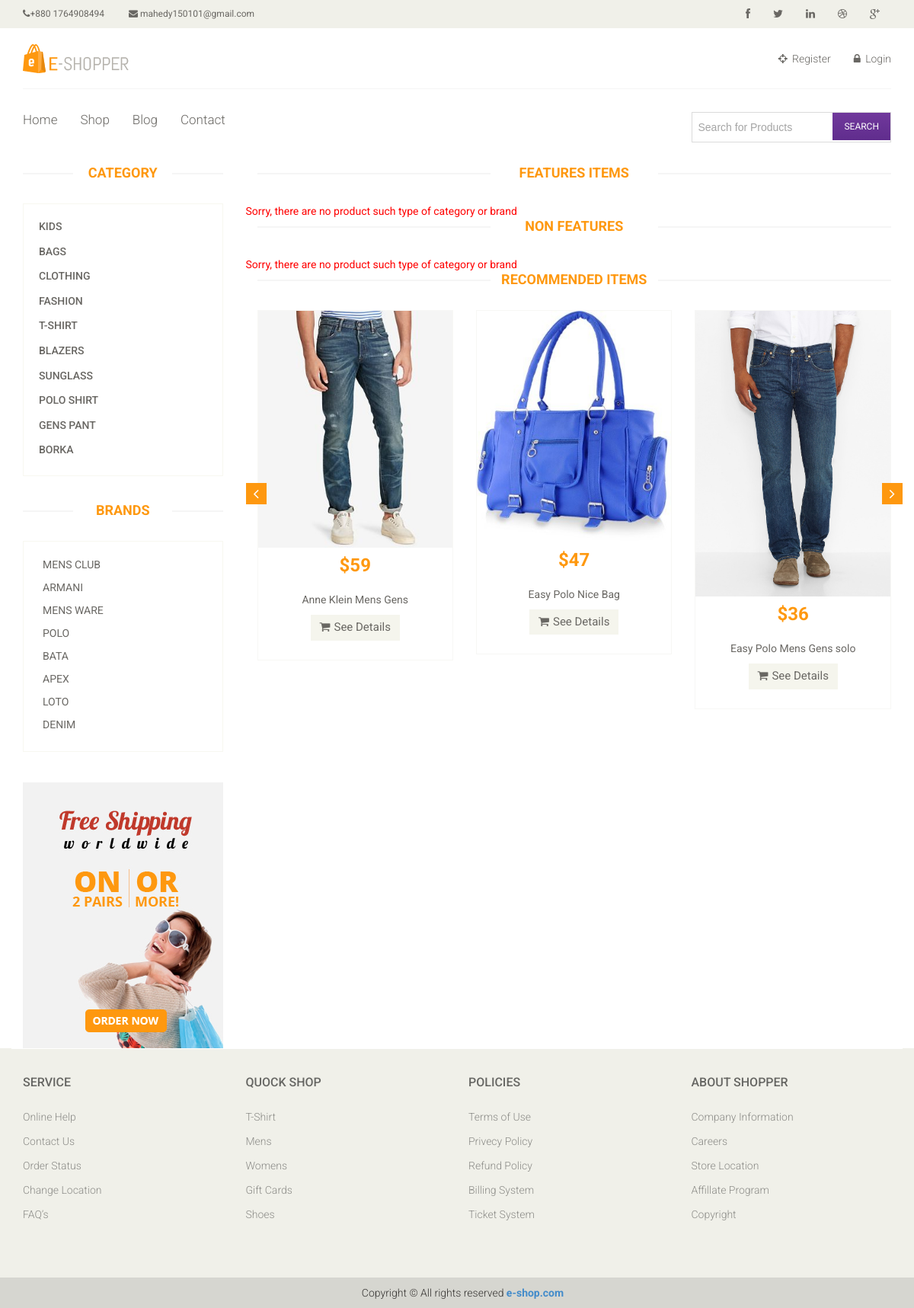
The page /categoryproduct?cat_id=1 on the database its author committed.
### tables this page shows
CREATE TABLE `tbl_address` (
  `id` int(11) NOT NULL,
  `phone` varchar(32) NOT NULL,
  `email` varchar(32) NOT NULL
);

CREATE TABLE `tbl_category` (
  `id` int(11) NOT NULL,
  `cat_name` varchar(55) NOT NULL,
  `date` timestamp NOT NULL DEFAULT CURRENT_TIMESTAMP
);

CREATE TABLE `tbl_brand` (
  `id` int(11) NOT NULL,
  `brand_name` varchar(32) NOT NULL,
  `date` timestamp NOT NULL DEFAULT CURRENT_TIMESTAMP
);

CREATE TABLE `tbl_product` (
  `id` int(11) NOT NULL,
  `cat_id` int(11) NOT NULL,
  `brand_id` int(11) NOT NULL,
  `name` varchar(255) NOT NULL,
  `body` text NOT NULL,
  `price` float NOT NULL,
  `image` varchar(255) NOT NULL,
  `type` int(11) NOT NULL DEFAULT '0',
  `date` timestamp NOT NULL DEFAULT CURRENT_TIMESTAMP
);

### library/Database.php (called while the page is built, shortened)
<?php
Class Database{
	public $host   = DB_HOST;
	public $user   = DB_USER;
	public $pass   = DB_PASS;
	public $dbname = DB_NAME;
	public $link;
	private function connectDB(){
	$this->link = new mysqli($this->host, $this->user, $this->pass, $this->dbname);
     $this->link->query("set_character_setresults='utf8'");
     $this->link->set_charset("utf8");
   }
	public function select($query){
		$result = $this->link->query($query) or die($this->link->error.__LINE__);
		if($result->num_rows > 0){
			return $result;
		} else {
			return false;
		}
	}
}

### library/Session.php (called while the page is built, shortened)
<?php
class Session
{
	public static function get($key){
		if (isset($result)) {
			return $result;
		}else{
			return false;
		}
	}
}
?>

### classes/category.php (called while the page is built, shortened)
<?php
 $filepath = realpath(dirname(__FILE__));
 include_once ($filepath.'/../library/Database.php');
  class Category
  {
  	private $db;
  	function __construct()
  	{
  		$this->db = new Database();
  	}
    public function getCategoryName(){
       $query = "SELECT * FROM tbl_category";
              $result = $this->db->select($query);
               return $result;
    }
    public function getBrandsName(){
      $query = "SELECT * FROM tbl_brand";
              $result = $this->db->select($query);
               return $result;
    }
  }
?>

### categoryproduct.php (the view, shortened to what this page needs)
<?php include('include/header.php'); ?>
	<section>
		<div class="container">
			<div class="row">
			<?php include('include/sidebar.php'); ?>
				<div class="col-sm-9 padding-right">
<div class="features_items">
	<h2 class="title text-center">Features Items</h2>
          <?php
           if (isset($_GET["cat_id"])){
            $cat_id = preg_replace('/[^-a-zA-Z0-9_]/', '',$_GET['cat_id']);
              }
           else{
              	echo "<script> window.location = '404'; </script>";
              }
           $query = "SELECT * FROM tbl_product where cat_id='$cat_id' and type='0'";
           $result = $db->select($query);
              if ($result) {
              	  while ($data = $result->fetch_assoc()) {
			?>
	<div class="col-sm-4">
		<div class="product-image-wrapper">
			<div class="single-products">
					<div class="productinfo text-center">
						<img src="admin/<?php echo $data['image'];?>" alt="" />
						<h2>$<?php echo $data['price'];?></h2>
						<p><?php echo $data['name'];?></p>
						<a href="details?seeProductId=<?php echo $data['id'];?>" class="btn btn-default add-to-cart"><i class="fa fa-shopping-cart"></i>Add to cart</a>
						<a href="details?seeProductId=<?php echo $data['id'];?>" class="btn btn-default add-to-cart"><i class="fa fa-shopping-cart"></i>See Details</a>
					</div>
			</div>
		</div>
	</div>
	<?php } } else echo "<span style='color:red;'> Sorry, there are no product such type of category or brand </span>" ?>
</div>
<div class="features_items">
	<h2 class="title text-center">Non Features</h2>
     <?php
           if (isset($_GET["cat_id"])){
            $cat_id = preg_replace('/[^-a-zA-Z0-9_]/', '',$_GET['cat_id']);
              }
           $query = "SELECT * FROM tbl_product where cat_id='$cat_id' and type='1'";
           $result = $db->select($query);
              if ($result) {
              	  while ($data = $result->fetch_assoc()) {
	?>
	<div class="col-sm-4">
		<div class="product-image-wrapper">
			<div class="single-products">
					<div class="productinfo text-center">
					<img src="admin/<?php echo $data['image'];?>" alt="" />
						<h2>$<?php echo $data['price'];?></h2>
						<p><?php echo $data['name'];?></p>
						<a href="details?seeProductId=<?php echo $data['id'];?>" class="btn btn-default add-to-cart"><i class="fa fa-shopping-cart"></i>Add to cart</a>
						<a href="details?seeProductId=<?php echo $data['id'];?>" class="btn btn-default add-to-cart"><i class="fa fa-shopping-cart"></i>See Details</a>
					</div>
			</div>
		</div>
	</div>
	<?php } } else echo "<span style='color:red;'> Sorry, there are no product such type of category or brand </span>" ?>
</div>
	<div class="recommended_items">
		<h2 class="title text-center">recommended items</h2>					<div id="recommended-item-carousel" class="carousel slide" data-ride="carousel">
				<div class="carousel-inner">
					<div class="item active">
		 <?php
			 $query = "SELECT * FROM tbl_product order by rand() desc limit 3";
          	  $result = $db->select($query);
              if ($result) {
              	while ($data = $result->fetch_assoc()) {
           ?>
		<div class="col-sm-4">
			<div class="product-image-wrapper">
			<div class="single-products">
				<div class="productinfo text-center">
					<img src="admin/<?php echo $data['image'];?>" alt="" />
					<h2>$<?php echo $data['price'];?></h2>
					<p><?php echo $data['name'];?></p>
					<a href="details?seeProductId=<?php echo $data['id'];?>" class="btn btn-default add-to-cart"><i class="fa fa-shopping-cart"></i>See Details</a>
				</div>
			  </div>
			</div>
		</div>
		<?php } } ?>
	</div>
</div>
			 <a class="left recommended-item-control" href="#recommended-item-carousel" data-slide="prev">
				<i class="fa fa-angle-left"></i>
			  </a>
			  <a class="right recommended-item-control" href="#recommended-item-carousel" data-slide="next">
				<i class="fa fa-angle-right"></i>
			  </a>
		</div>
	</div>
</div>
</div>
</div>
</section>
	<?php include('include/footer.php'); ?>

### include/header.php (shortened to what this page needs)
<?php
include'library/Session.php';
?>
<?php include'library/Database.php'; ?>
<?php
     $db = new Database();
     $cart = new Cart();
 ?>
<!DOCTYPE html>
<html lang="en">
<head>
    <link href="css/bootstrap.min.css" rel="stylesheet">
    <link href="css/font-awesome.min.css" rel="stylesheet">
    <link href="css/prettyPhoto.css" rel="stylesheet">
    <link href="css/price-range.css" rel="stylesheet">
    <link href="css/animate.css" rel="stylesheet">
	<link href="css/main.css" rel="stylesheet">
	<link href="css/responsive.css" rel="stylesheet">
</head>
     <?php
            $path = $_SERVER['SCRIPT_FILENAME'];
            $current_page = basename($path,'.php');
      ?>
<body>
	<header id="header">
		<div class="header_top">
			<div class="container">
				<div class="row">
					<div class="col-sm-6">
						<div class="contactinfo">
	 <?php
        $query  = "SELECT * FROM tbl_address";
        $result = $db->select($query);
         if ($result) {
          while ( $data = $result->fetch_assoc()) {
       ?>
							<ul class="nav nav-pills">
								<li><a href="#"><i class="fa fa-phone"></i><?php  echo $data['phone'];?></a></li>
								<li><a href="#"><i class="fa fa-envelope"></i> <?php  echo $data['email'];?> </a></li>
							</ul>
							<?php } } ?>
						</div>
					</div>
					<div class="col-sm-6">
						<div class="social-icons pull-right">
							<ul class="nav navbar-nav">
								<li><a href="#"><i class="fa fa-facebook"></i></a></li>
								<li><a href="#"><i class="fa fa-twitter"></i></a></li>
								<li><a href="#"><i class="fa fa-linkedin"></i></a></li>
								<li><a href="#"><i class="fa fa-dribbble"></i></a></li>
								<li><a href="#"><i class="fa fa-google-plus"></i></a></li>
							</ul>
						</div>
					</div>
				</div>
			</div>
		</div>
		<div class="header-middle">
			<div class="container">
				<div class="row">
					<div class="col-sm-4">
						<div class="logo pull-left">
							<a href="index.php"><img src="images/home/logo.png" alt="" /></a>
						</div>
					</div>
					<div class="col-sm-8">
						<div class="shop-menu pull-right">
							<ul class="nav navbar-nav">
                              <?php
                              $login = Session::get("login");
                              if ($login) {
                              ?>
                             <li><a
        <?php
		  if ($current_page == 'checkout')
		  	{ echo 'id="active"';
		  }
		 ?>
                             	href="checkout"><i class="fa fa-crosshairs"></i> Checkout</a></li>
                             <li><a
        <?php
		  if ($current_page == 'cart')
		  	{ echo 'id="active"';
		  }
		 ?>
                              href="cart"><i class="fa fa-shopping-cart"></i> Cart
                                 <?php
                                 $getData = $cart->checkcartRow();
                                   if ($getData) {
                                        $sum = Session::get("sum");
                                        $count = Session::get("count");
                                       if ($sum){
                                      	echo "$".$sum." - ".$count." item";
                                     }
                                   }else{
                                   	echo "(empty)";
                                   	 }
                                 ?>
                              </a></li>
                             <li><a
        <?php
		  if ($current_page == 'profile')
		  	{ echo 'id="active"';
		  }
		 ?>
                              href="profile"><i class="fa fa-user"></i> Account</a></li>
							 <li><a href="?userid=<?php echo Session::get("userId"); ?>"><i class="fa fa-lock"></i> Logout</a></li>
							 <?php } else { ?>
							  <li><a
		<?php
		  if ($current_page == 'login')
		  	{ echo 'id="active"';
		  }
		 ?>
		  href="login"><i class="fa fa-crosshairs"></i> Register</a></li>
                              <li><a href="login"><i class="fa fa-lock"></i> Login</a></li>
                              <?php } ?>
							</ul>
						</div>
					</div>
				</div>
			</div>
		</div>
		<div class="header-bottom">
			<div class="container">
				<div class="row">
					<div class="col-sm-9">
<div class="mainmenu pull-left">
<ul class="nav navbar-nav collapse navbar-collapse">
	<li><a
		<?php
		  if ($current_page == 'index')
		  	{ echo 'id="active"';
		  }
		  ?>
	     href="index">Home</a></li>
	<li><a
		 <?php
		  if ($current_page == 'shop')
		  	{ echo 'id="active"';
		  }
		  ?>
		href="shop">Shop</a></li>
	<li><a
		<?php
		  if ($current_page == 'blog')
		  	{ echo 'id="active"';
		  }
		  ?>
      href="blog">Blog</a></li>
	<li><a
      <?php
		  if ($current_page == 'contact')
		  	{ echo 'id="active"';
		  }
	   ?>
	 href="contact">Contact</a></li>
</ul>
</div>
</div>
		<div class="col-sm-3">
			   <div class="search">
				    <form action="search.php" method="get">
				    	<input type="text" value="Search for Products" onfocus="this.value = '';" onblur="if (this.value == '') {this.value = 'Search for products';}" name="search">
				    	<input type="submit" value="SEARCH">
				    </form>
			    </div>
		</div>
				</div>
			</div>
		</div>
	</header>

### include/sidebar.php
<?php include('classes/category.php'); ?>
<div class="col-sm-3">
					<div class="left-sidebar">
						<h2>Category</h2>
						<div class="panel-group category-products" id="accordian">
					<?php
					      $cat = new Category();
                          $category = $cat->getCategoryName();
                          if($category){
                          	while ( $data = $category->fetch_assoc()) {
					?>
							<div class="panel panel-default">
								<div class="panel-heading">
<h4 class="panel-title"><a href="categoryproduct?cat_id=<?php echo $data['id']; ?>"><?php echo $data['cat_name']; ?></a></h4>
			                  </div>
							</div>
							<?php } } ?>
						</div>
						<div class="brands_products">
							<h2>Brands</h2>
							<div class="brands-name">
					<?php
					      $cat = new Category();
                          $brand = $cat->getBrandsName();
                          if($brand){
                          	while ( $data = $brand->fetch_assoc()) {
					?>
								<ul class="nav nav-pills nav-stacked">
									<li><a href="brandproduct?brand_id=<?php echo $data['id']; ?>""><?php echo $data['brand_name']; ?></a></li>
								</ul>
						<?php } } ?>
						</div>
					</div>
<div class="shipping text-center">
					<img src="images/home/shipping.jpg" alt="" />
				</div>
					</div>
				</div>

### include/header.php (style rules this page uses)
.search { float:left; border: 1px solid #DBDBDB; position:relative; width:100%; }
.search input[type="text"] { width:74%; padding:9px 8px; outline:none; border:none; background:none; font-size:14px; color:#a5a5a5; font-family:Arial; outline:none; margin:0; }
.search input[type="submit"] { border:none; cursor:pointer; color:#FFF; font-size:12px; padding:10px 15px; height: 36px; margin:0; background: -webkit-gradient(linear,left top,left bottom,from(#70389C),to(#602D8D)); background: -moz-linear-gradient(top,#70389C,#602D8D); background: -o-linear-gradient(top,#70389C,#602D8D); background: -ms-linear-gradient(top,#70389C,#602D8D); -webkit-transition: all .9s; -moz-transition: all .9s; -o-transition: all .9s; -ms-transition: all .9s; transition: all .9s; position:absolute; right:0; top:0; }

### rows shown on the page
tbl_address: phone "+880 1764908494", email "mahedy150101@gmail.com"
tbl_category: cat_name "KIDS"
tbl_category: cat_name "BAGS"
tbl_category: cat_name "CLOTHING"
tbl_category: cat_name "FASHION"
tbl_category: cat_name "T-SHIRT"
tbl_category: cat_name "BLAZERS"
tbl_category: cat_name "SUNGLASS"
tbl_category: cat_name "POLO SHIRT"
tbl_category: cat_name "GENS PANT"
tbl_category: cat_name "BORKA"
tbl_brand: brand_name "MENS CLUB"
tbl_brand: brand_name "ARMANI"
tbl_brand: brand_name "MENS WARE"
tbl_brand: brand_name "POLO"
tbl_brand: brand_name "BATA"
tbl_brand: brand_name "APEX"
tbl_brand: brand_name "LOTO"
tbl_brand: brand_name "DENIM"
tbl_product: image (picture), price "59", name "Anne Klein Mens Gens"
tbl_product: image (picture), price "47", name "Easy Polo Nice Bag"
tbl_product: image (picture), price "36", name "Easy Polo Mens Gens solo"
